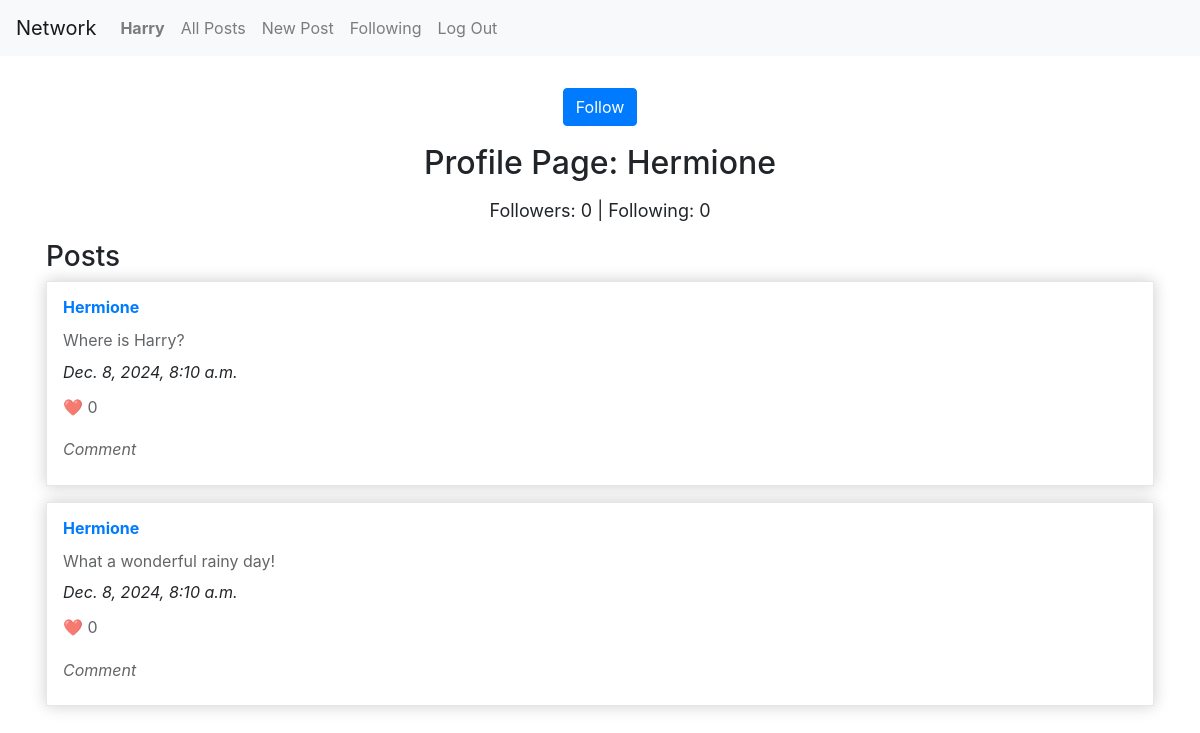
The page /profile/Hermione (signed in) on the database its author committed.
### network/models.py (models this page shows)
class User(AbstractUser):
    pass

class Post(models.Model):
    user = models.ForeignKey("User", on_delete=models.CASCADE, related_name="posts")
    content = models.TextField()
    date = models.DateTimeField(auto_now_add=True)
    likes = models.ManyToManyField("User", related_name="liked_posts", blank=True)

### network/views.py (the view)
# urls.py: path("profile/<str:username>", views.profile, name="profile"),
def profile(request, username):
    user_profile = User.objects.get(username=username)
    posts = Post.objects.all().filter(user=user_profile).order_by("-date")
    followers = Follow.objects.filter(user=user_profile.id).count()
    current_user = request.user
    current_user_id = request.user.id
    following = Follow.objects.filter(following=user_profile.id).count()
    if request.user.is_authenticated:
        is_following = Follow.objects.filter(user=user_profile, following=current_user).exists()
    return render(request, "network/profile.html", {
        "user_profile": user_profile,
        "posts": posts,
        "is_following": is_following,
        "current_user": current_user,
        "following": following,
        "followers": followers
    })

### network/templates/network/profile.html
{% extends "network/layout.html" %}
{% load static %}
{% block body %}
  <div class="container">
    {% if user.is_authenticated and user != user_profile %}
      <div class="button-left">
        {% if is_following %}
          <a class="btn btn-primary" id="unfollow-btn" href="{% url 'follow' user_profile %}">Unfollow</a>
        {% else %}
          <a class="btn btn-primary" id="follow-btn" href="{% url 'follow' user_profile %}">Follow</a>
        {% endif %}
      </div>
    {% endif %}
    <h2>Profile Page: {{ user_profile }}</h2>
    <p class="follower-content">Followers: {{ followers }} | Following: {{ following }}</p>
    <h3>Posts</h3>
    {% for post in posts %}
      <div class="card-post">
        <h3><a href="{% url 'profile' post.user %}">{{post.user}}</a></h3>
        <p>
          {{ post.content }}
        </p>
        <i>{{post.date}}</i>
        <p>❤️ 0</p>
        <p><i>Comment</i></p>
      </div>
    {% endfor %}
  </div>
{% endblock %}

### network/templates/network/layout.html (shortened to what this page needs)
{% load static %}
<!DOCTYPE html>
<html lang="en">
    <head>
        <link rel="stylesheet" href="https://stackpath.bootstrapcdn.com/bootstrap/4.4.1/css/bootstrap.min.css">
        <link href="{% static 'network/styles.css' %}" rel="stylesheet">
    </head>
    <body>
        <nav class="navbar navbar-expand-lg navbar-light bg-light">
            <a class="navbar-brand" href="{% url 'index' %}">Network</a>
            <div>
              <ul class="navbar-nav mr-auto">
                {% if user.is_authenticated %}
                    <li class="nav-item">
                        <a class="nav-link" href="{% url 'index' %}"><strong>{{ user.username }}</strong></a>
                    </li>
                {% endif %}
                <li class="nav-item">
                  <a class="nav-link" href="{% url 'index' %}">All Posts</a>
                </li>
                {% if user.is_authenticated %}
                    <li class="nav-item">
                      <a class="nav-link" href="{% url 'new_post' %}">New Post</a>
                    </li>
                    <li class="nav-item">
                        <a class="nav-link" href="{% url 'following' %}">Following</a>
                    </li>
                    <li class="nav-item">
                        <a class="nav-link" href="{% url 'logout' %}">Log Out</a>
                    </li>
                {% endif %}
              </ul>
            </div>
          </nav>
        <div class="body">
            {% block body %}
            {% endblock %}
        </div>
    </body>
</html>

### network/static/network/styles.css (style rules this page uses)
.container { max-width: auto; margin-top: 32px; padding: 0 16px; }
.container h2 { margin-bottom: 16px; text-align: center; }
.follower-content { text-align: center; font-size: 18px; line-height: 1.4; }
.button-left { text-align: center; margin-bottom: 18px; }
.card-post { margin-bottom: 16px; padding: 1em; overflow: hidden; height: auto; background: white; border: solid 1px #e6e6e6; box-shadow: 0 0 15px rgba(0,0,0,0.2); display: flex; flex-direction: column; }
.card-post h3 { font-size: 16px; font-weight: bold; margin: 0; }
.card-post p { font-size: 16px; line-height: 1.4; opacity: .7; margin-bottom: 8px; margin-top: 12px; }

### rows shown on the page
User: username "Harry"
User: username "Hermione"
Post: user "Hermione", content "Where is Harry?", date "Dec. 8, 2024, 8:10 a.m."
Post: user "Hermione", content "What a wonderful rainy day!", date "Dec. 8, 2024, 8:10 a.m."

### other values the page prints
{{ followers }} "0"
{{ following }} "0"
